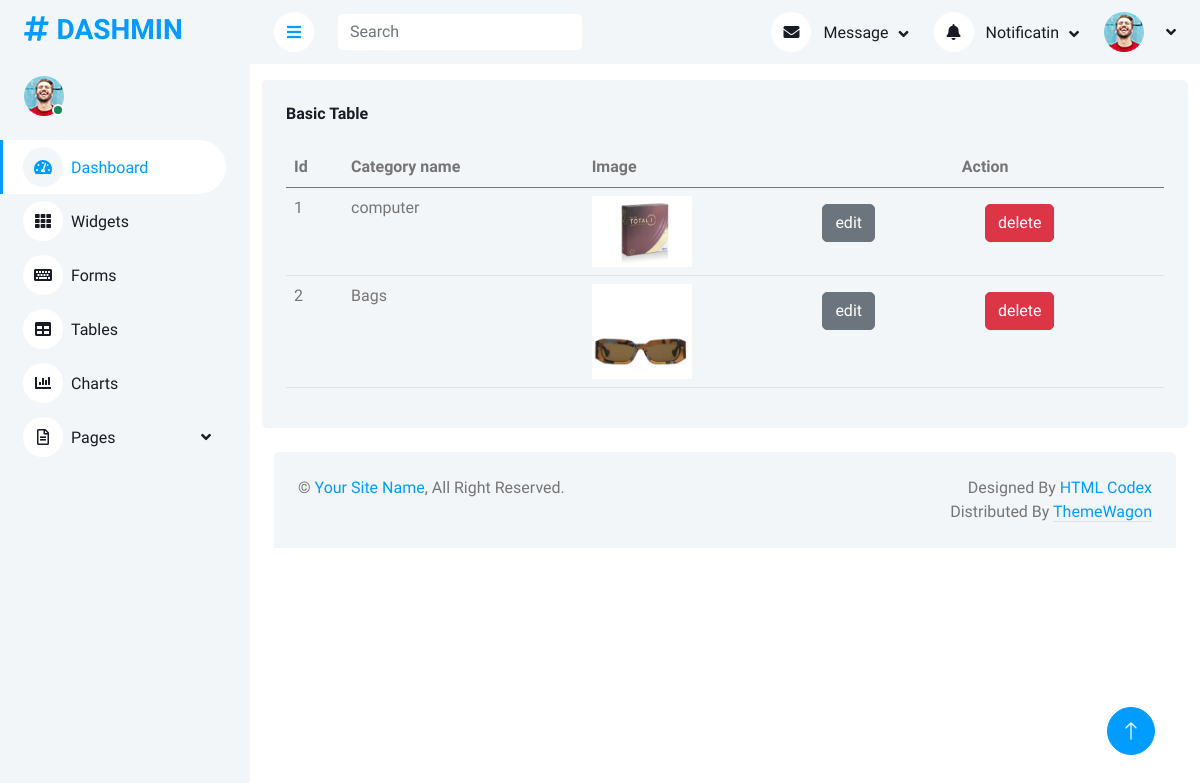
/viewcategory.php, run on an earlier commit of the app's database.
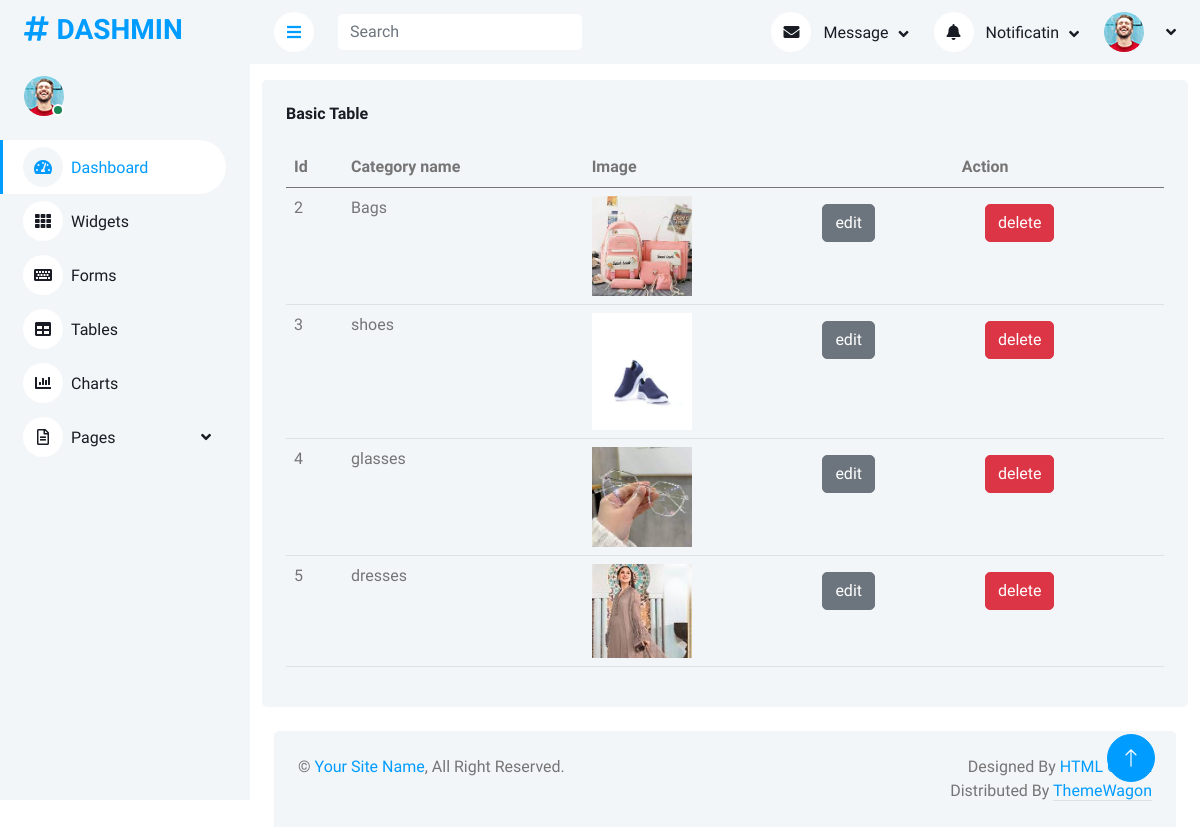
And on a later commit of the database.
### tables this page shows
CREATE TABLE `category` (
  `id` int(11) NOT NULL,
  `cat_name` varchar(250) NOT NULL,
  `cat_image` varchar(250) NOT NULL
);

### viewcategory.php (the view)
<?php
include("header.php");
?>
<div class="container mt-3">
    <div class="bg-light rounded h-100 p-4">
        <h6 class="mb-4">Basic Table</h6>
        <table class="table">
            <thead>
                <tr>
                    <th scope="col">Id</th>
                    <th scope="col">Category name </th>
                    <th scope="col">Image</th>
                    <th scope="col" class="text-center" colspan="2">Action</th>
                </tr>
            </thead>
            <tbody>
                <?php
$query = $pdo->query("select * from category");
$row = $query->fetchAll(PDO::FETCH_ASSOC);
foreach($row as  $value) {
    ?>
                <tr>
                    <td scope="row"><?php echo $value['id']?></td>
                    <td><?php echo $value['cat_name']?></td>
                    <td><img src="img/category/<?php echo $value['cat_image']?>" width="100" alt=""></td>
                    <td>
                        <a href="updatecategory.php?catId=<?php echo $value['id']?>"
                            class="btn btn-secondary m-2">edit</a>
                    </td>
                    <td><a href="?deleteCat=<?php echo $value['id']?>" class="btn btn-danger m-2">delete</a></td>
                </tr>
                <?php
}
?>
            </tbody>
        </table>
    </div>
</div>
<?php
include("footer.php");
?>

### header.php (shortened to what this page needs)
<!DOCTYPE html>
<html lang="en">
<head>
    <link href="https://cdnjs.cloudflare.com/ajax/libs/font-awesome/5.10.0/css/all.min.css" rel="stylesheet">
    <link href="https://cdn.jsdelivr.net/npm/bootstrap-icons@1.4.1/font/bootstrap-icons.css" rel="stylesheet">
    <link href="lib/owlcarousel/assets/owl.carousel.min.css" rel="stylesheet">
    <link href="lib/tempusdominus/css/tempusdominus-bootstrap-4.min.css" rel="stylesheet" />
    <link href="css/bootstrap.min.css" rel="stylesheet">
    <link href="css/style.css" rel="stylesheet">
</head>
<body>
    <div class="container-xxl position-relative bg-white d-flex p-0">
        <div class="sidebar pe-4 pb-3">
            <nav class="navbar bg-light navbar-light">
                <a href="index.php" class="navbar-brand mx-4 mb-3">
                    <h3 class="text-primary"><i class="fa fa-hashtag me-2"></i>DASHMIN</h3>
                </a>
                <div class="d-flex align-items-center ms-4 mb-4">
                    <div class="position-relative">
                        <img class="rounded-circle" src="img/user.jpg" alt="" style="width: 40px; height: 40px;">
                        <div
                            class="bg-success rounded-circle border border-2 border-white position-absolute end-0 bottom-0 p-1">
                        </div>
                    </div>
                </div>
                <div class="navbar-nav w-100">
                    <a href="index.php" class="nav-item nav-link active"><i
                            class="fa fa-tachometer-alt me-2"></i>Dashboard</a>
                    <a href="widget.html" class="nav-item nav-link"><i class="fa fa-th me-2"></i>Widgets</a>
                    <a href="form.html" class="nav-item nav-link"><i class="fa fa-keyboard me-2"></i>Forms</a>
                    <a href="table.html" class="nav-item nav-link"><i class="fa fa-table me-2"></i>Tables</a>
                    <a href="chart.html" class="nav-item nav-link"><i class="fa fa-chart-bar me-2"></i>Charts</a>
                    <div class="nav-item dropdown">
                        <a href="#" class="nav-link dropdown-toggle" data-bs-toggle="dropdown"><i
                                class="far fa-file-alt me-2"></i>Pages</a>
                    </div>
                </div>
            </nav>
        </div>
        <div class="content">
            <nav class="navbar navbar-expand bg-light navbar-light sticky-top px-4 py-0">
                <a href="#" class="sidebar-toggler flex-shrink-0">
                    <i class="fa fa-bars"></i>
                </a>
                <form class="d-none d-md-flex ms-4">
                    <input class="form-control border-0" type="search" placeholder="Search">
                </form>
                <div class="navbar-nav align-items-center ms-auto">
                    <div class="nav-item dropdown">
                        <a href="#" class="nav-link dropdown-toggle" data-bs-toggle="dropdown">
                            <i class="fa fa-envelope me-lg-2"></i>
                            <span class="d-none d-lg-inline-flex">Message</span>
                        </a>
                    </div>
                    <div class="nav-item dropdown">
                        <a href="#" class="nav-link dropdown-toggle" data-bs-toggle="dropdown">
                            <i class="fa fa-bell me-lg-2"></i>
                            <span class="d-none d-lg-inline-flex">Notificatin</span>
                        </a>
                    </div>
                    <div class="nav-item dropdown">
                        <a href="#" class="nav-link dropdown-toggle" data-bs-toggle="dropdown">
                            <img class="rounded-circle me-lg-2" src="img/user.jpg" alt=""
                                style="width: 40px; height: 40px;">
                        </a>
                    </div>
                </div>
            </nav>

### footer.php (shortened to what this page needs)
<div class="container-fluid pt-4 px-4">
    <div class="bg-light rounded-top p-4">
        <div class="row">
            <div class="col-12 col-sm-6 text-center text-sm-start">
                &copy; <a href="#">Your Site Name</a>, All Right Reserved.
            </div>
            <div class="col-12 col-sm-6 text-center text-sm-end">
                Designed By <a href="https://htmlcodex.com">HTML Codex</a>
                Distributed By <a class="border-bottom" href="https://themewagon.com" target="_blank">ThemeWagon</a>
            </div>
        </div>
    </div>
</div>
</div>
<a href="#" class="btn btn-lg btn-primary btn-lg-square back-to-top"><i class="bi bi-arrow-up"></i></a>
</div>
</body>
</html>

### css/style.css (style rules this page uses)
:root { --primary: #009CFF; --light: #F3F6F9; --dark: #191C24; }
.back-to-top { position: fixed; display: none; right: 45px; bottom: 45px; z-index: 99; }
.btn { transition: .5s; }
.btn.btn-primary { color: #FFFFFF; }
.btn-lg-square { width: 48px; height: 48px; }
.btn-square, .btn-sm-square, .btn-lg-square { padding: 0; display: inline-flex; align-items: center; justify-content: center; font-weight: normal; border-radius: 50px; }
.sidebar { position: fixed; top: 0; left: 0; bottom: 0; width: 250px; height: 100vh; overflow-y: auto; background: var(--light); transition: 0.5s; z-index: 999; }
.content { margin-left: 250px; min-height: 100vh; background: #FFFFFF; transition: 0.5s; }
@media (min-width: 992px) { .sidebar { margin-left: 0; } }
@media (min-width: 992px) { .content { width: calc(100% - 250px); } }
.sidebar .navbar .navbar-nav .nav-link { padding: 7px 20px; color: var(--dark); font-weight: 500; border-left: 3px solid var(--light); border-radius: 0 30px 30px 0; outline: none; }
.sidebar .navbar .navbar-nav .nav-link:hover, .sidebar .navbar .navbar-nav .nav-link.active { color: var(--primary); background: #FFFFFF; border-color: var(--primary); }
.sidebar .navbar .navbar-nav .nav-link i { width: 40px; height: 40px; display: inline-flex; align-items: center; justify-content: center; background: #FFFFFF; border-radius: 40px; }
.sidebar .navbar .navbar-nav .nav-link:hover i, .sidebar .navbar .navbar-nav .nav-link.active i { background: var(--light); }
.sidebar .navbar .dropdown-toggle::after { position: absolute; top: 15px; right: 15px; border: none; content: "\f107"; font-family: "Font Awesome 5 Free"; font-weight: 900; transition: .5s; }
.content .navbar .navbar-nav .nav-link { margin-left: 25px; padding: 12px 0; color: var(--dark); outline: none; }
.content .navbar .sidebar-toggler, .content .navbar .navbar-nav .nav-link i { width: 40px; height: 40px; display: inline-flex; align-items: center; justify-content: center; background: #FFFFFF; border-radius: 40px; }
.content .navbar .dropdown-toggle::after { margin-left: 6px; vertical-align: middle; border: none; content: "\f107"; font-family: "Font Awesome 5 Free"; font-weight: 900; transition: .5s; }

What changed in the data, as far as the page shows it:
removed category: id "1", cat_name "computer", cat_image (picture)
changed category "Bags": cat_image: a different picture
added category: id "3", cat_name "shoes", cat_image (picture)
added category: id "4", cat_name "glasses", cat_image (picture)
added category: id "5", cat_name "dresses", cat_image (picture)
